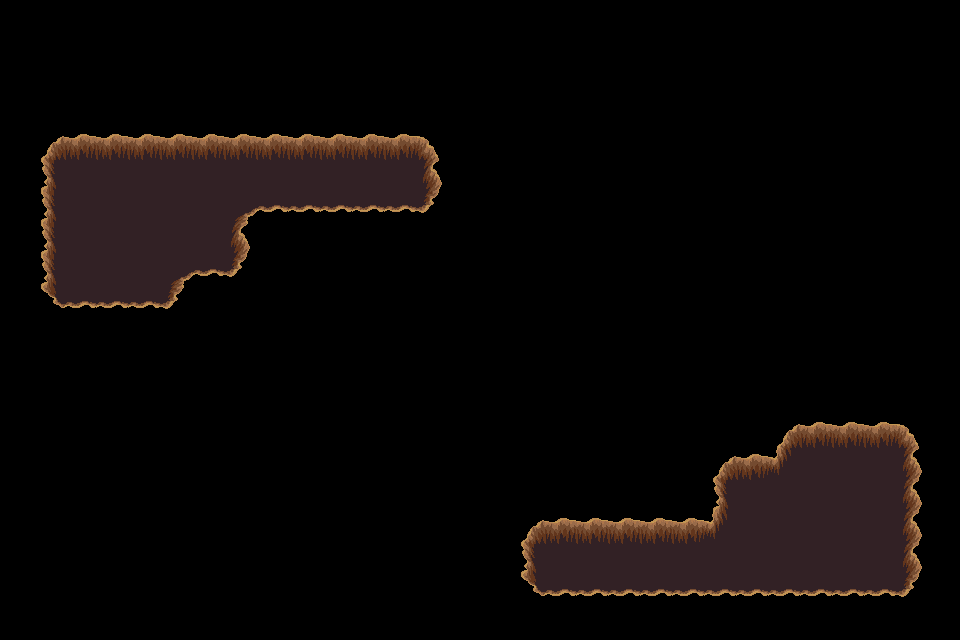

Tiled map render using the project's own tile images. Description and the whole map definition, tile-layer contents included, below:
An orthogonal 30x20 tile map with 32x32 px tiles, 1 tile layer (trou), 2 tilesets.

<map version="1.4" tiledversion="1.4.3" orientation="orthogonal" renderorder="right-down" width="30" height="20" tilewidth="32" tileheight="32" infinite="0" nextlayerid="9" nextobjectid="1">
 <tileset firstgid="1" source="../../dungeon_green.tsx" />
 <tileset firstgid="530" source="../../dungeon.tsx" />
 <layer id="8" name="trou" width="30" height="20">
  <data encoding="csv">
0,0,0,0,0,0,0,0,0,0,0,0,0,0,0,0,0,0,0,0,0,0,0,0,0,0,0,0,0,0,
0,0,0,0,0,0,0,0,0,0,0,0,0,0,0,0,0,0,0,0,0,0,0,0,0,0,0,0,0,0,
0,0,0,0,0,0,0,0,0,0,0,0,0,0,0,0,0,0,0,0,0,0,0,0,0,0,0,0,0,0,
0,0,0,0,0,0,0,0,0,0,0,0,0,0,0,0,0,0,0,0,0,0,0,0,0,0,0,0,0,0,
0,432,433,433,433,433,433,433,433,433,433,433,433,434,0,0,0,0,0,0,0,0,0,0,0,0,0,0,0,0,
0,455,456,456,456,456,456,456,456,456,456,456,456,457,0,0,0,0,0,0,0,0,0,0,0,0,0,0,0,0,
0,455,456,456,456,456,456,387,479,479,479,479,479,480,0,0,0,0,0,0,0,0,0,0,0,0,0,0,0,0,
0,455,456,456,456,456,456,457,0,0,0,0,0,0,0,0,0,0,0,0,0,0,0,0,0,0,0,0,0,0,
0,455,456,456,456,387,479,480,0,0,0,0,0,0,0,0,0,0,0,0,0,0,0,0,0,0,0,0,0,0,
0,478,479,479,479,480,0,0,0,0,0,0,0,0,0,0,0,0,0,0,0,0,0,0,0,0,0,0,0,0,
0,0,0,0,0,0,0,0,0,0,0,0,0,0,0,0,0,0,0,0,0,0,0,0,0,0,0,0,0,0,
0,0,0,0,0,0,0,0,0,0,0,0,0,0,0,0,0,0,0,0,0,0,0,0,0,0,0,0,0,0,
0,0,0,0,0,0,0,0,0,0,0,0,0,0,0,0,0,0,0,0,0,0,0,0,0,0,0,0,0,0,
0,0,0,0,0,0,0,0,0,0,0,0,0,0,0,0,0,0,0,0,0,0,0,0,432,433,433,433,434,0,
0,0,0,0,0,0,0,0,0,0,0,0,0,0,0,0,0,0,0,0,0,0,432,433,411,456,456,456,457,0,
0,0,0,0,0,0,0,0,0,0,0,0,0,0,0,0,0,0,0,0,0,0,455,456,456,456,456,456,457,0,
0,0,0,0,0,0,0,0,0,0,0,0,0,0,0,0,432,433,433,433,433,433,411,456,456,456,456,456,457,0,
0,0,0,0,0,0,0,0,0,0,0,0,0,0,0,0,455,456,456,456,456,456,456,456,456,456,456,456,457,0,
0,0,0,0,0,0,0,0,0,0,0,0,0,0,0,0,478,479,479,479,479,479,479,479,479,479,479,479,480,0,
0,0,0,0,0,0,0,0,0,0,0,0,0,0,0,0,0,0,0,0,0,0,0,0,0,0,0,0,0,0
</data>
 </layer>
</map>
